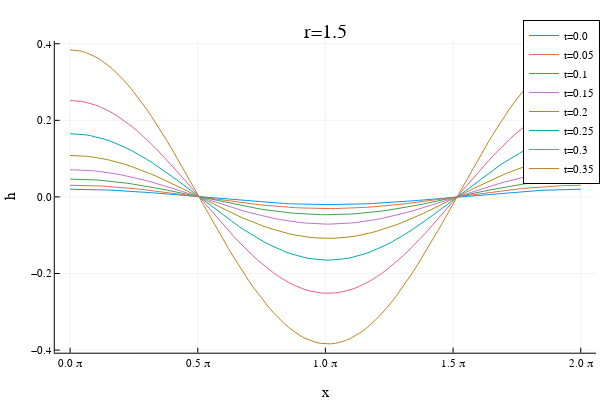
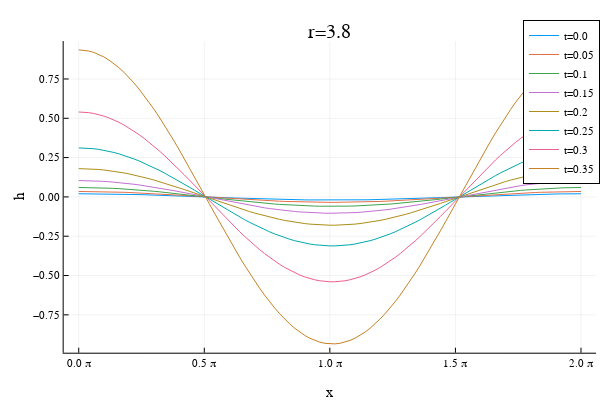
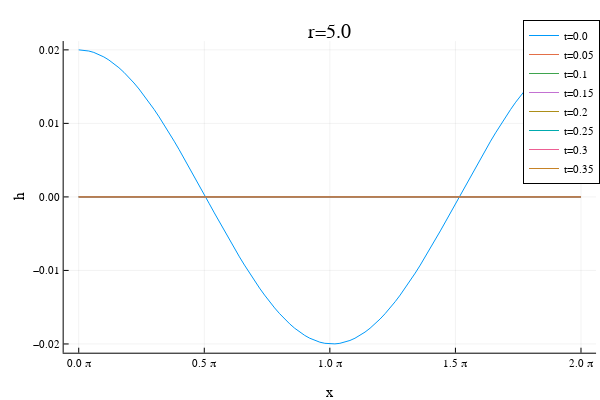

Here is the notebook cell these charts were saved with, in order:
### Code cell
x = range(0,2π,length=N)
for r in rs
    p = plot(size = (600, 400), title="r=$r")
    for i in range(1,stop=M,step=5)
        plot!(p, x, hs[r][:,i] ,label="t=$(t[i])")
    end
    xlabel!(p,"x")
    ylabel!(p,"h")
    idxs = Vector(0:0.5:2)
    xticks!(p,(π * idxs,string.(idxs).* " π"))
    display(p)
end
